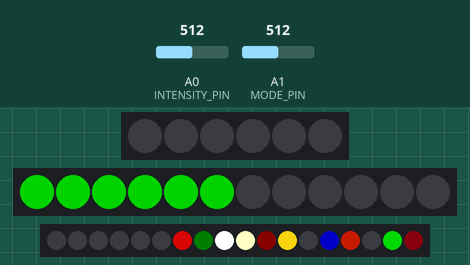
Simulated run of this sketch. Board: Arduino Uno, built with avr-gcc and run on an emulated ATmega328P. Parts: 6 RGB LEDs in strip order, left to right, 12 RGB LEDs in strip order, left to right, 18 RGB LEDs in strip order, left to right. The test bench sets the inputs (shaded band); at power-on: A0 (INTENSITY_PIN) = 512, A1 (MODE_PIN) = 512. Dim RGB values are drawn brighter than linear.

Above: at 1.2 s.
1.3 s: A0 (INTENSITY_PIN) set to 0
At 1.65 s:
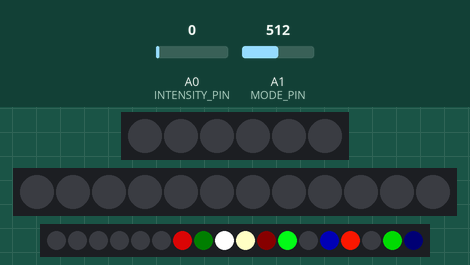
3.9 s: A0 (INTENSITY_PIN) set to 122
At 4.05 s:
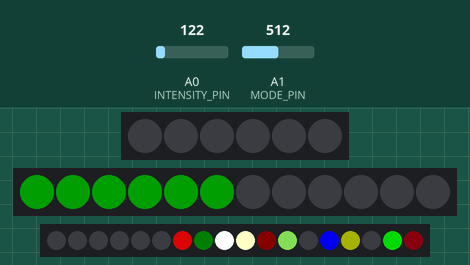
6.3 s: A1 (MODE_PIN) set to 498
At 6.46 s:
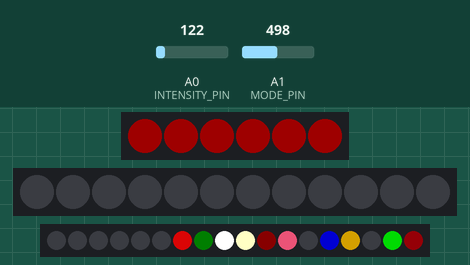
8.7 s: A1 (MODE_PIN) set to 716
At 9.16 s:
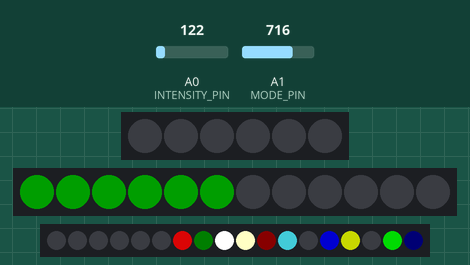
11.4 s: A1 (MODE_PIN) set to 752
14.4 s: A1 (MODE_PIN) set to 779
At 14.56 s:
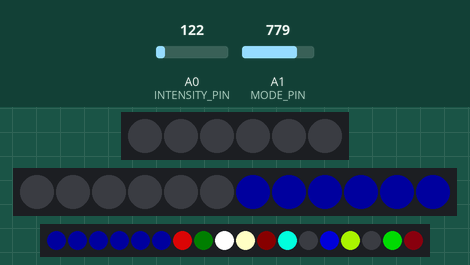
Timing chart, 0 to 17.4 s (numbered marks = the images above; inputs shaded):
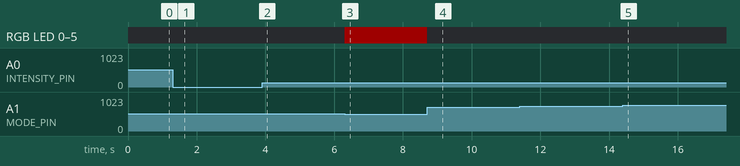

The sketch:

StippLED_Code_V2.ino
```cpp
/*
Version 2.1
Developed for Lab64 Makerspace @ Stanford
Initial release 2024
Author: Matthew Hamilton, Caleb Matthews, Ege Turan
*/
#include <FastLED.h> // we’ll use the FastLED library
#define NUM_PIXELS_PER_STRIP 6 // Establish num of pixels in each strip
#define NUM_STRIPS 3 // Establish num of strips
#define INTENSITY_PIN A0
#define MODE_PIN A1
// Define the pins connected to the data lines of each LED strip
#define DATA_PIN_RED 1  // Red channel
#define DATA_PIN_GRN 2  // Green channel
#define DATA_PIN_BLU 3  // Blue channel
// Create CRGB array for all LED pixels
CRGB leds[NUM_PIXELS_PER_STRIP * NUM_STRIPS];
void setup() {
  //Serial.begin(9600);
  pinMode(INTENSITY_PIN, INPUT);
  pinMode(MODE_PIN, INPUT);
  // Add LED strips with their respective data pins
  FastLED.addLeds<NEOPIXEL, DATA_PIN_RED>(leds, 0, 6);
  FastLED.addLeds<NEOPIXEL, DATA_PIN_GRN>(leds, 6, 12);
  FastLED.addLeds<NEOPIXEL, DATA_PIN_BLU>(leds, 12, 18);
}
void loop() {
  int strength = map(analogRead(A0), 0, 1024, 0, 255);
  int mode = map(analogRead(A1), 0, 1024, 0, 4);
  for (int strip = 0; strip < NUM_STRIPS; strip++) { // index to each LED
    for (int pixel = 0; pixel < NUM_PIXELS_PER_STRIP; pixel++) {
      if (strip == 0) {
        leds[pixel + (strip * NUM_PIXELS_PER_STRIP)] = CRGB(strength*(mode == 0 || mode == 1),0,0); // set each LED to color
      } else if (strip == 1) {
        leds[pixel + (strip * NUM_PIXELS_PER_STRIP)] = CRGB(0,strength*(mode == 0 || mode == 2),0); // set each LED to color
      } else if (strip == 2){
        leds[pixel + (strip * NUM_PIXELS_PER_STRIP)] = CRGB(0,0,strength*(mode == 0 || mode == 3)); // set each LED to color
      }
    }
  }
  FastLED.show(); // update LEDs
}
```

Measured:
- the behaviour switches between 512 and 511 on A1 (MODE_PIN) (found by bisection; images 2 and 3)
- the behaviour switches between 767 and 768 on A1 (MODE_PIN) (found by bisection; images 4 and 5)
- after the input at 1.3 s, the LEDs: change after 0.21 s (image 1)
- after the input at 3.9 s, the LEDs: change at once (image 2)
- after the input at 6.3 s, the LEDs: change at once (image 3)
- after the input at 8.7 s, the LEDs: first change at once (image 4 shows a later state)
- after the input at 14.4 s, the LEDs: change at once (image 5)
